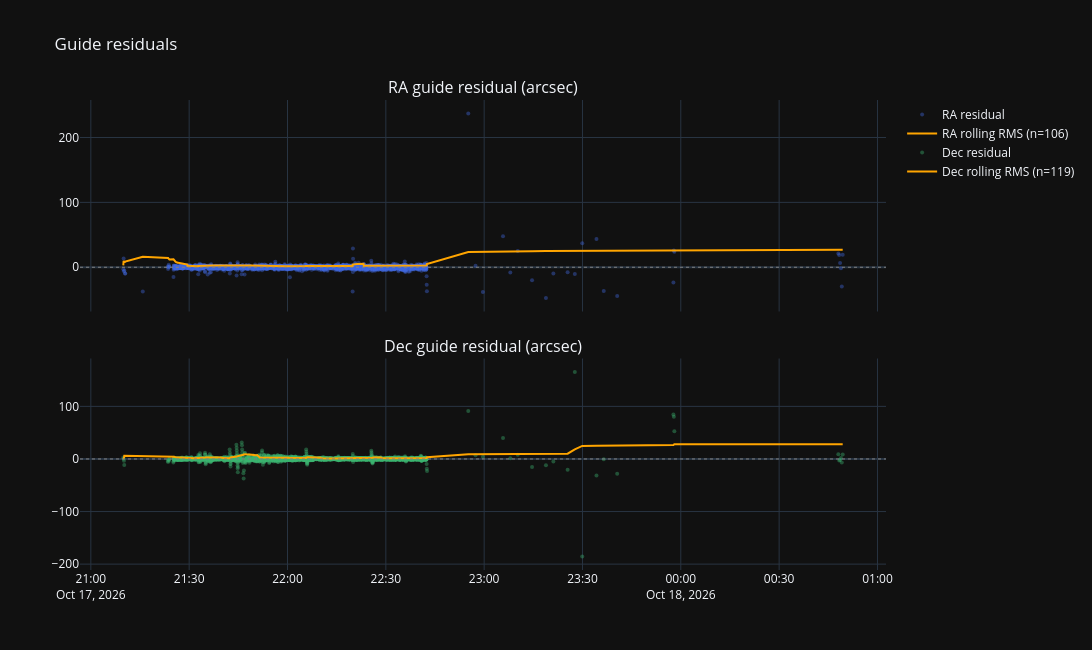

Notebook code cell kept with this figure:
### Markdown cell above
## 2. Did the guide residuals shrink?

Each guide correction's residual (what the guider still had to correct). A sync-guide row carries both axes, a
pulse-guide row one. With PEC drift learning the drift, the rolling RMS should come down after the first ~15 min.

### Code cell
def axis_resid(col):
    r = df.dropna(subset=[col]).sort_values('t_sec').reset_index(drop=True)
    r['arcsec'] = r[col] * 60
    n = max(5, len(r) // 20)
    r['rms_roll'] = r['arcsec'].rolling(n, min_periods=1).apply(lambda x: np.sqrt(np.mean(x ** 2)))
    return r, n

def trend_summary(r, label):
    t, y = r['t_sec'].values, r['arcsec'].values
    if len(t) < 4:
        return dict(axis=label, corrections=len(t))
    k = max(1, len(y) // 5)
    first, last = rms(y[:k]), rms(y[-k:])
    return {'axis': label, 'corrections': len(y), 'trend "/h': np.polyfit(t, y, 1)[0] * 3600,
            'first 20% rms "': first, 'last 20% rms "': last, 'change %': 100 * (last - first) / first if first else np.nan}

resid = {ax: axis_resid(col) for ax, col in (('RA', 'resid_1'), ('Dec', 'resid_2'))}
display(pd.DataFrame([trend_summary(r, ax) for ax, (r, _) in resid.items()]).round(2))
fig = make_subplots(rows=2, cols=1, shared_xaxes=True, vertical_spacing=0.1,
                    subplot_titles=[f'{ax} guide residual (arcsec)' for ax in resid])
for i, (ax, (r, n)) in enumerate(resid.items(), start=1):
    fig.add_trace(go.Scatter(x=r['timestamp'], y=r['arcsec'], mode='markers', name=f'{ax} residual',
                             marker=dict(size=4, opacity=0.4, color='royalblue' if i == 1 else 'mediumseagreen')), row=i, col=1)
    fig.add_trace(go.Scatter(x=r['timestamp'], y=r['rms_roll'], name=f'{ax} rolling RMS (n={n})',
                             line=dict(color='orange', width=2)), row=i, col=1)
    fig.add_hline(y=0, line=dict(color='gray', width=1, dash='dot'), row=i, col=1)
fig.update_layout(height=650, width=1200, template=TEMPLATE, hovermode='x unified', title='Guide residuals')
fig.show()

### Figure 1 — Plotly figure (JSON) as saved in the notebook; plotly's stock layout.template omitted (floating-point values rounded to 4 significant figures; data arrays with more than 128 entries replaced by an {"elided": "..."} marker saying what was removed)
{"data": [{"marker": {"color": "royalblue", "opacity": 0.4, "size": 4}, "mode": "markers", "name": "RA residual", "type": "scatter", "x": {"elided": "2124 str values"}, "xaxis": "x", "y": {"elided": "2124 float values"}, "yaxis": "y"}, {"line": {"color": "orange", "width": 2}, "name": "RA rolling RMS (n=106)", "type": "scatter", "x": {"elided": "2124 str values"}, "xaxis": "x", "y": {"elided": "2124 float values"}, "yaxis": "y"}, {"marker": {"color": "mediumseagreen", "opacity": 0.4, "size": 4}, "mode": "markers", "name": "Dec residual", "type": "scatter", "x": {"elided": "2385 str values"}, "xaxis": "x2", "y": {"elided": "2385 float values"}, "yaxis": "y2"}, {"line": {"color": "orange", "width": 2}, "name": "Dec rolling RMS (n=119)", "type": "scatter", "x": {"elided": "2385 str values"}, "xaxis": "x2", "y": {"elided": "2385 float values"}, "yaxis": "y2"}], "layout": {"annotations": [{"font": {"size": 16}, "showarrow": false, "text": "RA guide residual (arcsec)", "x": 0.5, "xanchor": "center", "xref": "paper", "y": 1, "yanchor": "bottom", "yref": "paper"}, {"font": {"size": 16}, "showarrow": false, "text": "Dec guide residual (arcsec)", "x": 0.5, "xanchor": "center", "xref": "paper", "y": 0.45, "yanchor": "bottom", "yref": "paper"}], "height": 650, "hovermode": "x unified", "shapes": [{"line": {"color": "gray", "dash": "dot", "width": 1}, "type": "line", "x0": 0, "x1": 1, "xref": "x domain", "y0": 0, "y1": 0, "yref": "y"}, {"line": {"color": "gray", "dash": "dot", "width": 1}, "type": "line", "x0": 0, "x1": 1, "xref": "x2 domain", "y0": 0, "y1": 0, "yref": "y2"}], "title": {"text": "Guide residuals"}, "width": 1200, "xaxis": {"anchor": "y", "domain": [0, 1], "matches": "x2", "showticklabels": false}, "xaxis2": {"anchor": "y2", "domain": [0, 1]}, "yaxis": {"anchor": "x", "domain": [0.55, 1]}, "yaxis2": {"anchor": "x2", "domain": [0, 0.45]}}}
